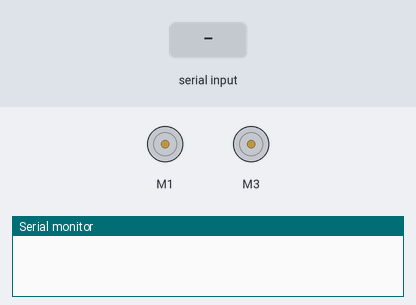
Bench run of a sketch on a simulated Arduino Uno, built with avr-gcc and run on an emulated ATmega328P. Parts: 2 × DC motor (green arrow = forward, orange = backward, longer = faster), the last lines printed to the serial monitor. Inputs (shaded band) come from the test bench.

Above: at 1.2 s.
1.3 s: "s" received over Serial
At 2.5 s:
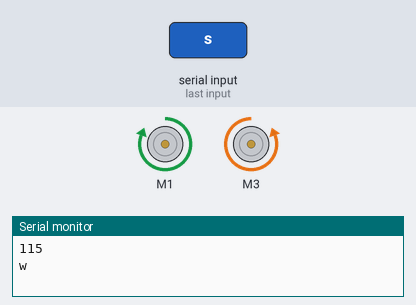
2.8 s: "d" received over Serial
At 3.7 s:
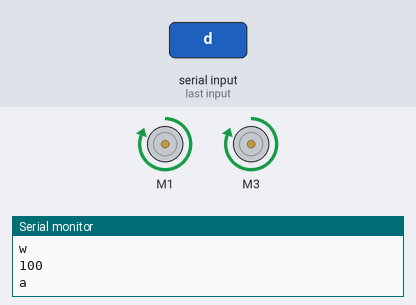
4.3 s: "a" received over Serial
At 4.8 s:
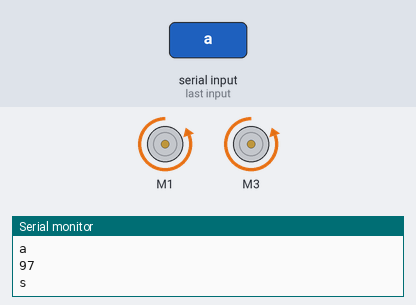
5.8 s: "w" received over Serial
At 7.0 s:
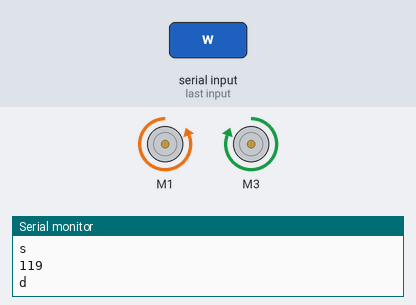
7.3 s: "h" received over Serial
At 8.3 s:
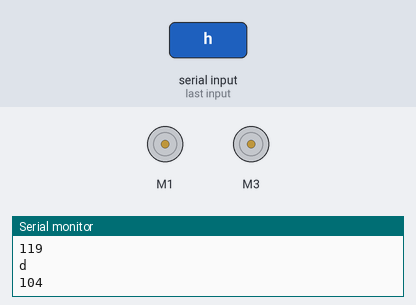
Timing chart, 0 to 9.8 s (numbered marks = the images above; inputs shaded):
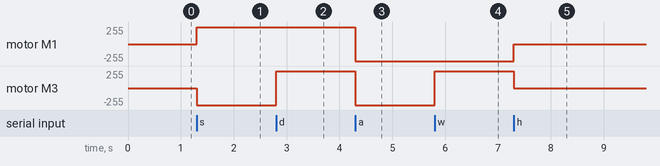

The sketch:

dc_motor.ino
```cpp
#include <Wire.h>
#include <Adafruit_MotorShield.h>
#include <Adafruit_PWMServoDriver.h>

Adafruit_MotorShield AFMS = Adafruit_MotorShield();

Adafruit_DCMotor *myMotor_LEFT = AFMS.getMotor(1);
Adafruit_DCMotor *myMotor_RIGHT = AFMS.getMotor(3);

void setup() {
  AFMS.begin();
  Serial.begin(9600);
}
void loop() {
  myMotor_LEFT->setSpeed(255);//255 max
  myMotor_RIGHT->setSpeed(255);
  int incomingData;

  if(Serial.available()>0){
    incomingData = Serial.read();
    Serial.println(incomingData);
    if(incomingData == 115){
      Serial.println("w");
      myMotor_LEFT->run(FORWARD);
      myMotor_RIGHT->run(BACKWARD);
    }
    if(incomingData ==100){
      Serial.println("a");
      myMotor_LEFT->run(FORWARD);
      myMotor_RIGHT->run(FORWARD);
    }
    if(incomingData == 97){
      Serial.println("s");
      myMotor_LEFT->run(BACKWARD);
      myMotor_RIGHT->run(BACKWARD);
    }
    if(incomingData == 119){
      Serial.println("d");
      myMotor_LEFT->run(BACKWARD);
      myMotor_RIGHT->run(FORWARD);
    }
    if(incomingData == 104){
      myMotor_LEFT->run(RELEASE);
      myMotor_RIGHT->run(RELEASE);
    }
  }

}
```

Measured:
- after the input at 1.3 s, motor M1: stopped → forward 255/255 at once; motor M3: stopped → backward 255/255 at once
- after the input at 2.8 s, motor M3: backward 255/255 → forward 255/255 at once
- after the input at 4.3 s, motor M1, motor M3: forward 255/255 → backward 255/255 at once
- after the input at 5.8 s, motor M3: backward 255/255 → forward 255/255 at once
- after the input at 7.3 s, motor M1: backward 255/255 → stopped at once; motor M3: forward 255/255 → stopped at once
